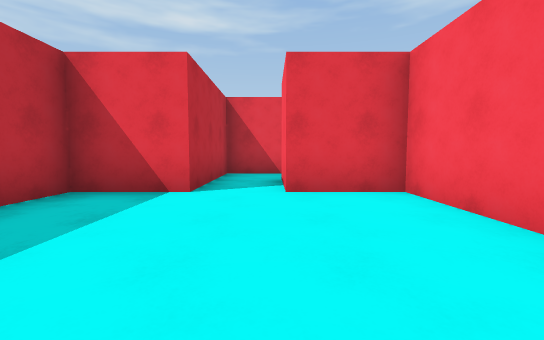
[1] (above)

24 first-person views from a walk through a Unity game level. The camera is 1.2 m above the floor, tilts 4° down and sees 90° across. The floor is counted in squares, 2 m on a side. Each view is taken from the middle of a square. On the plan, view 1 faces up. The plan holds only what a view shows up to about 9 squares ahead; the rest is blank. The place goes on beyond the plan. The player is left out. Some animated figures are left out. Surface patterns are stand-ins for the level's own textures.

[2]
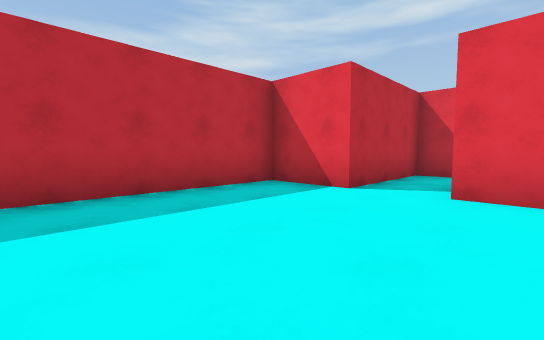

[3]
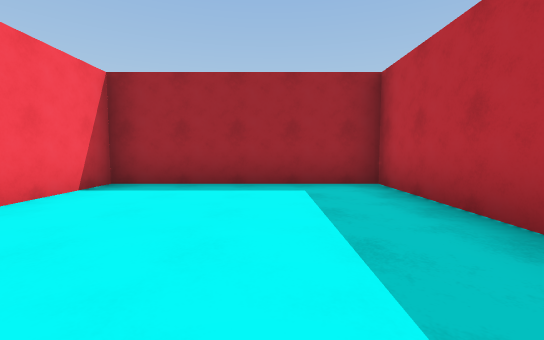

[4]
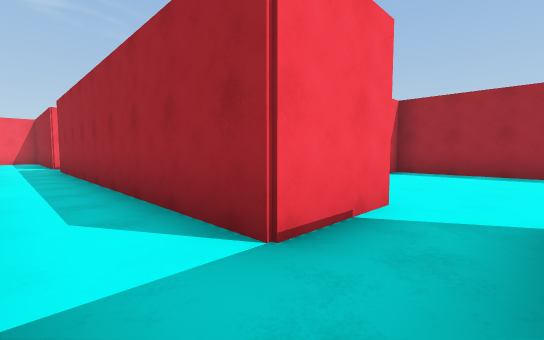

[5]
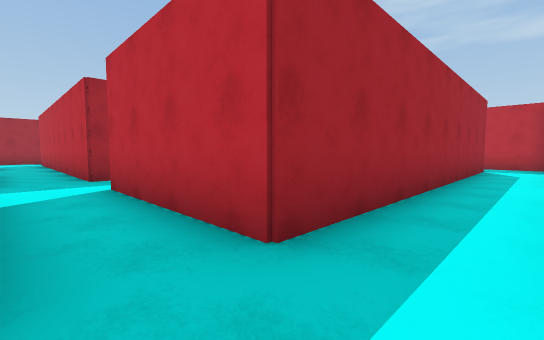

[6]
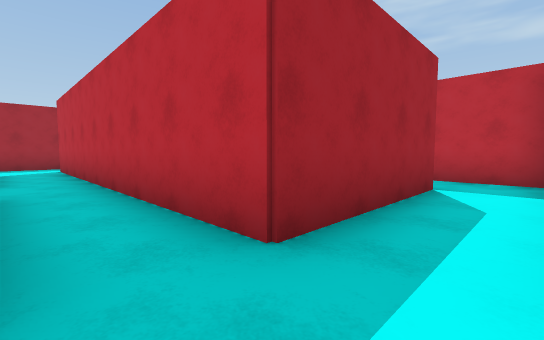

[7]
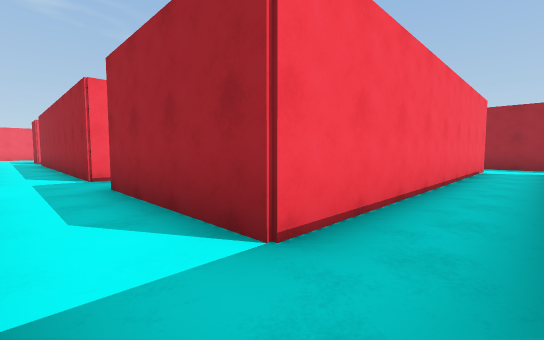

[8]
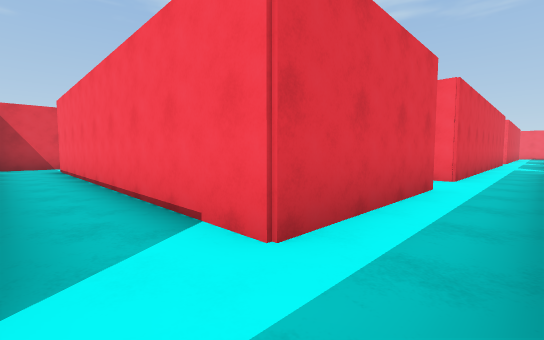

[9]
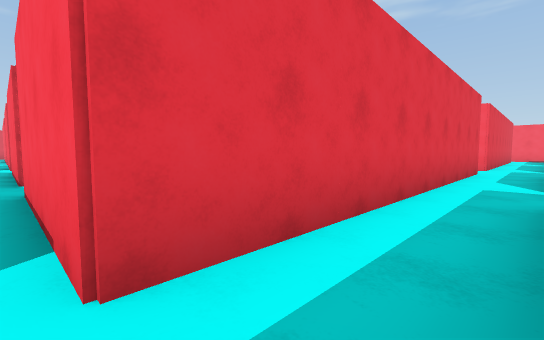

[10]
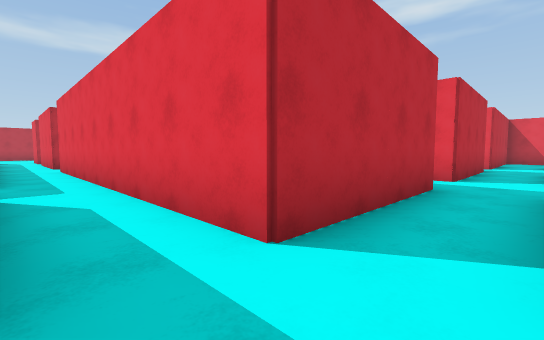

[11]
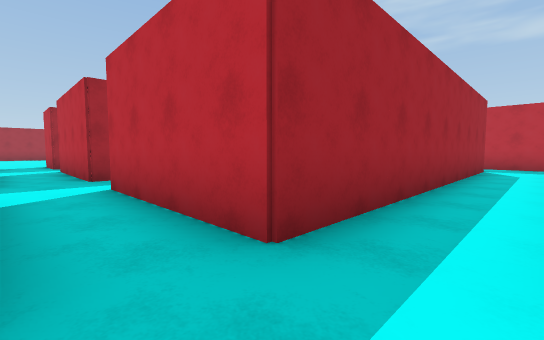

[12]
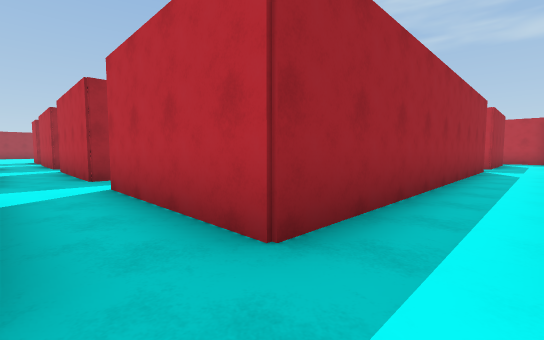

[13]
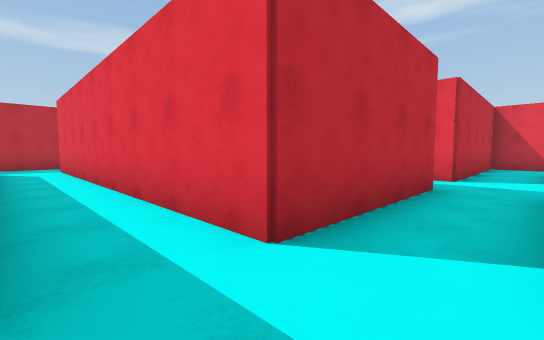

[14]
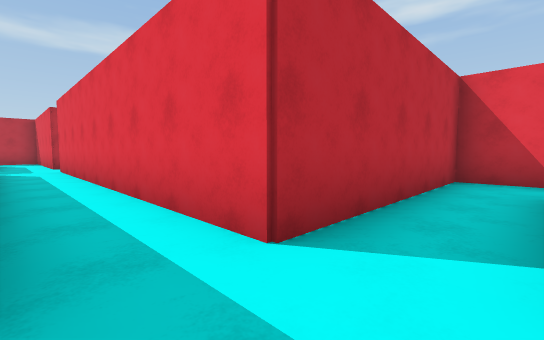

[15]
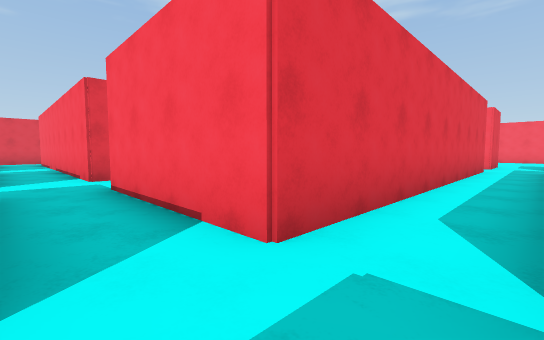

[16]
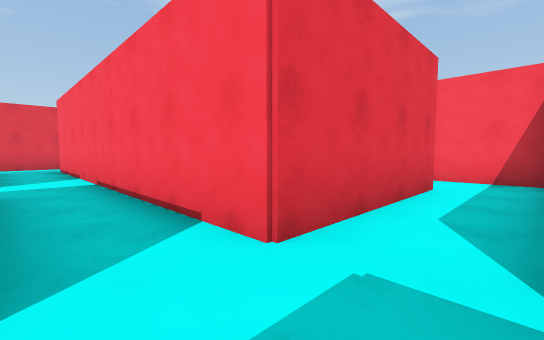

[17]
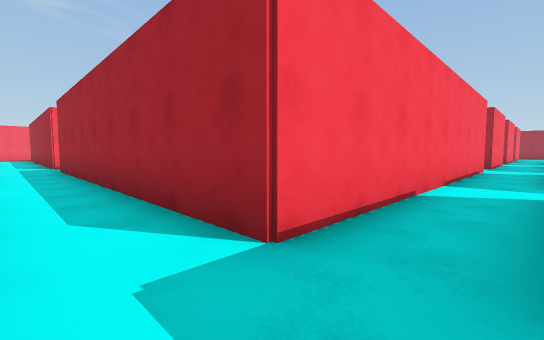

[18]
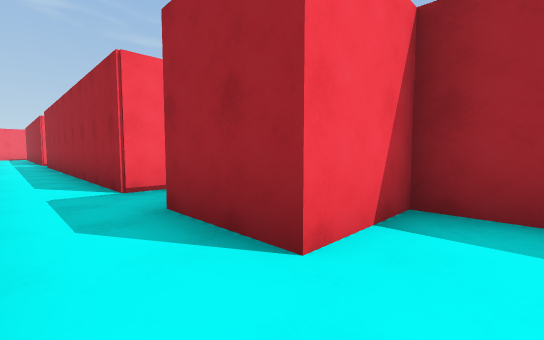

[19]
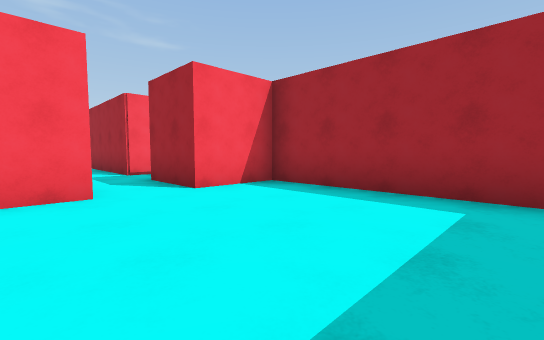

[20]
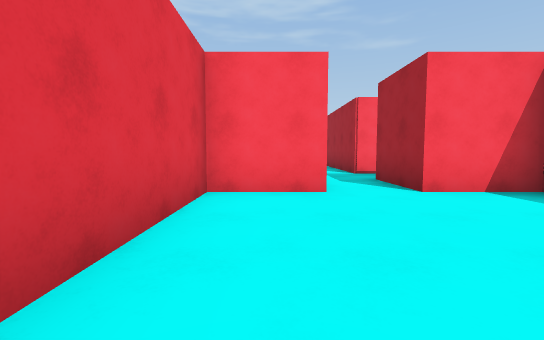

[21]
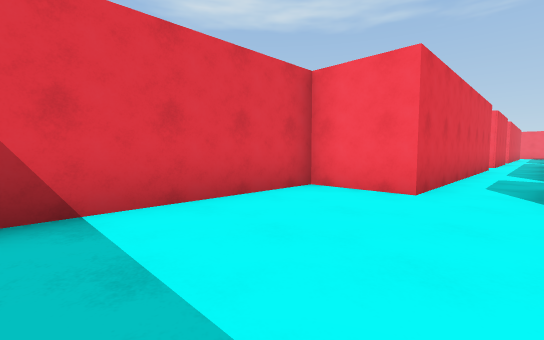

[22]
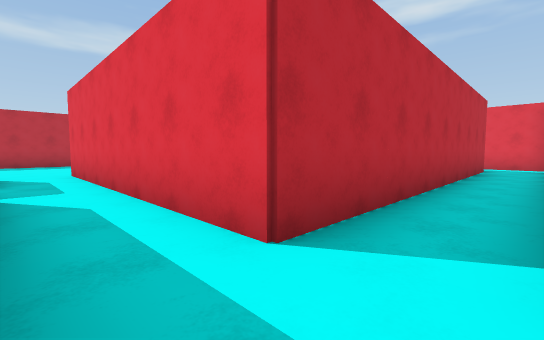

[23]
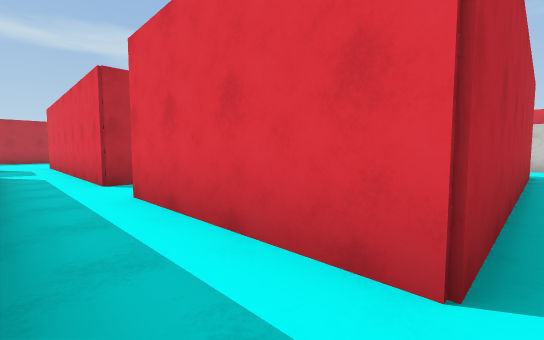

[24]
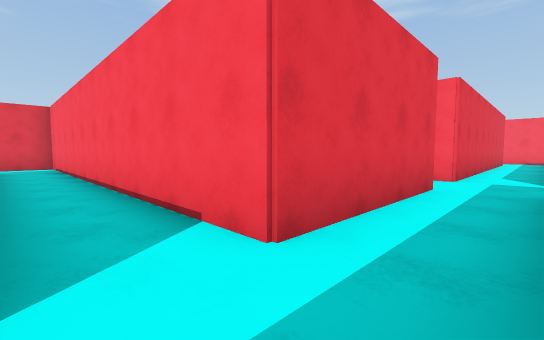

### Floor plan
Points are (right, up) in squares from view 1. A wall is a line through its corners. A room is listed if a view was taken in it or the views show most of it. See-through windows are left out.
Room 1 (views 1, 2)
walls: (-1.2, 4) (-3, 4) (-3, -1) (2, -1) (2, 4) (0.2, 4)
ways out: opening at (-0.5, 4.5) to room 2
Room 2 (views 3, 4, 5, 6, 7, 8, 9, 10, 11, 12, 13, 14, 15, 16, 17, 22, 23, 24)
walls: (15.2, 5.9) (15.2, 7.6); (13.8, 7.2) (10.2, 7.2) (10.2, 15.8) (18.8, 15.8); (20.1, 7.2) (18.8, 7.2) (18.8, 2.2) (10.2, 2.2) (10.2, 5.9); (18.8, 0.8) (18.8, -2.8) (10.2, -2.8) (10.2, 0.8) (18.8, 0.8); (8.8, 0.8) (8.8, -7.8) (5.2, -7.8) (5.2, 0.8) (8.8, 0.8); (5.5, 2.2) (3.8, 2.2) (3.8, 0.4); (18.8, -4.2) (18.8, -7.8) (10.2, -7.8) (10.2, -4.2) (18.8, -4.2); (7, 15.8) (8.8, 15.8); (0.4, 7.2) (-1.2, 7.2) (-1.2, 4); (0.2, 4) (0.2, 5.8) (8.8, 5.8) (8.8, 2.1); (21.6, -7.8) (20.1, -7.8); (25.6, 17.2) (20.2, 17.2) (20.2, 17.6); (18.4, -9.2) (18.8, -9.2) (18.8, -11.5); (8.5, -9.2) (10, -9.2); (18.8, 24) (18.8, 17.2) (15.2, 17.2) (15.2, 27.2) (13.6, 27.2); (4, -9.2) (5.4, -9.2); (13.8, 25.8) (13.8, 17.2) (7, 17.2)
ways out: opening at (-0.5, 4.5) to room 1; opening at (7.5, 16.5) to room 3; opening at (21.5, 1.5)
Room 3 (views 18, 19, 20, 21)
walls: (7, 17.2) (7, 19) (2.9, 19); (2.9, 14) (7, 14) (7, 15.8)
ways out: opening at (7.5, 16.5) to room 2

Where each view was taken, in squares from view 1:
view 1: 0 up, 0 right, facing up
view 2: 0 up, 1 right, facing up-left
view 3: 4 up, 1 left, facing down
view 4: 7 up, 1 left, facing down-right
view 5: 7 up, 10 right, facing down-left
view 6: 2 up, 10 right, facing down-left
view 7: 2 up, 4 right, facing down-right
view 8: 9 down, 4 right, facing up-right
view 9: 9 down, 10 right, facing up-right
view 10: 9 down, 20 right, facing up-left
view 11: 3 down, 20 right, facing down-left
view 12: 2 up, 20 right, facing down-left
view 13: 4 down, 20 right, facing up-left
view 14: 1 up, 20 right, facing up-left
view 15: 1 up, 9 right, facing up-right
view 16: 6 up, 9 right, facing up-right
view 17: 17 up, 9 right, facing down-right
view 18: 17 up, 6 right, facing down-right
view 19: 18 up, 3 right, facing down-right
view 20: 18 up, 3 right, facing right
view 21: 16 up, 3 right, facing up-right
view 22: 16 up, 15 right, facing up-left
view 23: 16 up, 19 right, facing up-left
view 24: 16 up, 14 right, facing up-right
